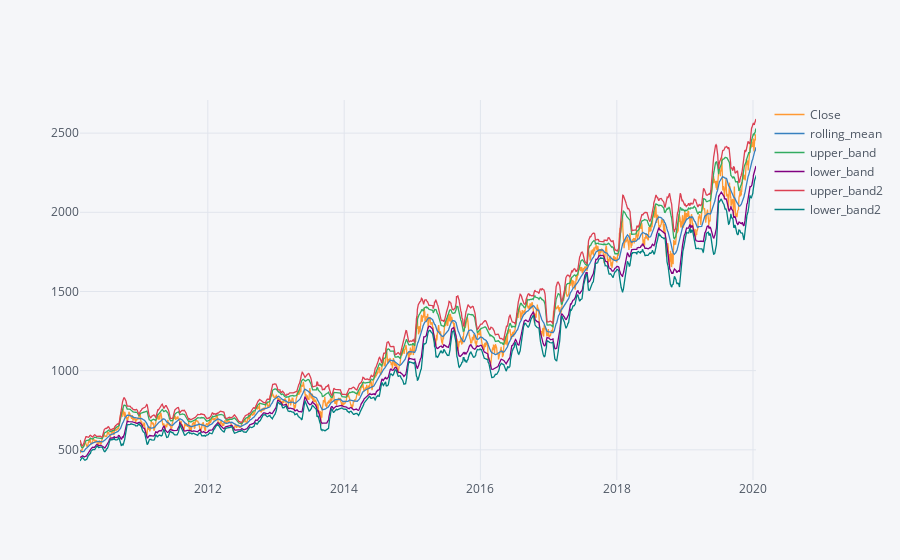

Notebook cell for this chart:
### Code cell
df[["Close","rolling_mean","upper_band","lower_band","upper_band2","lower_band2"]].iplot()
plt.show()

### Figure 1 — Plotly figure (JSON) as saved in the notebook; plotly's stock layout.template omitted (floating-point values rounded to 4 significant figures; data arrays with more than 128 entries replaced by an {"elided": "..."} marker saying what was removed)
{"data": [{"line": {"color": "rgba(255, 153, 51, 1.0)", "dash": "solid", "shape": "linear", "width": 1.3}, "mode": "lines", "name": "Close", "text": "", "type": "scatter", "x": {"elided": "2462 str values"}, "y": {"elided": "2462 float values"}}, {"line": {"color": "rgba(55, 128, 191, 1.0)", "dash": "solid", "shape": "linear", "width": 1.3}, "mode": "lines", "name": "rolling_mean", "text": "", "type": "scatter", "x": {"elided": "2462 str values"}, "y": {"elided": "2462 float values"}}, {"line": {"color": "rgba(50, 171, 96, 1.0)", "dash": "solid", "shape": "linear", "width": 1.3}, "mode": "lines", "name": "upper_band", "text": "", "type": "scatter", "x": {"elided": "2462 str values"}, "y": {"elided": "2462 float values"}}, {"line": {"color": "rgba(128, 0, 128, 1.0)", "dash": "solid", "shape": "linear", "width": 1.3}, "mode": "lines", "name": "lower_band", "text": "", "type": "scatter", "x": {"elided": "2462 str values"}, "y": {"elided": "2462 float values"}}, {"line": {"color": "rgba(219, 64, 82, 1.0)", "dash": "solid", "shape": "linear", "width": 1.3}, "mode": "lines", "name": "upper_band2", "text": "", "type": "scatter", "x": {"elided": "2462 str values"}, "y": {"elided": "2462 float values"}}, {"line": {"color": "rgba(0, 128, 128, 1.0)", "dash": "solid", "shape": "linear", "width": 1.3}, "mode": "lines", "name": "lower_band2", "text": "", "type": "scatter", "x": {"elided": "2462 str values"}, "y": {"elided": "2462 float values"}}], "layout": {"legend": {"bgcolor": "#F5F6F9", "font": {"color": "#4D5663"}}, "paper_bgcolor": "#F5F6F9", "plot_bgcolor": "#F5F6F9", "title": {"font": {"color": "#4D5663"}}, "xaxis": {"gridcolor": "#E1E5ED", "showgrid": true, "tickfont": {"color": "#4D5663"}, "title": {"font": {"color": "#4D5663"}, "text": ""}, "zerolinecolor": "#E1E5ED"}, "yaxis": {"gridcolor": "#E1E5ED", "showgrid": true, "tickfont": {"color": "#4D5663"}, "title": {"font": {"color": "#4D5663"}, "text": ""}, "zerolinecolor": "#E1E5ED"}}}
